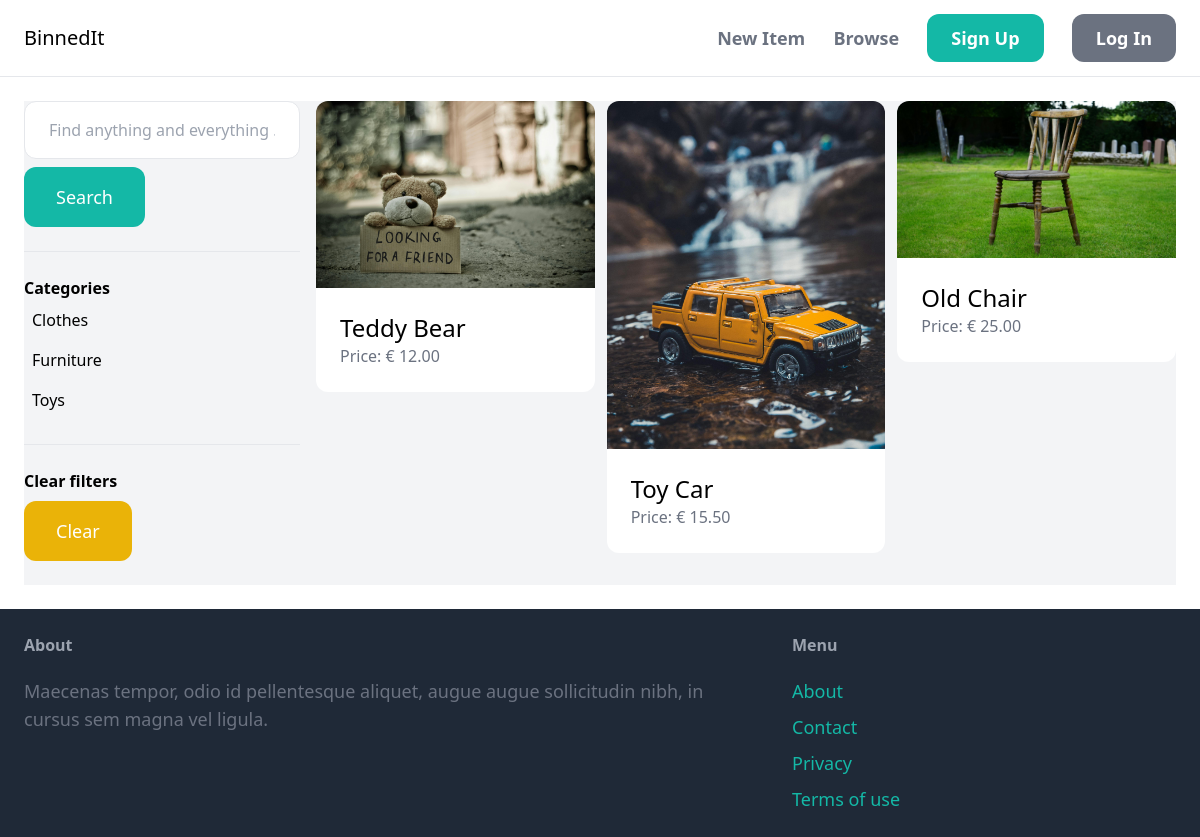
The app's page /items/ with its own data.
### item/models.py (models this page shows, shortened)
class Category(models.Model):
    name = models.CharField(max_length=255)
    class Meta:
        ordering = ('name',)
        verbose_name_plural = 'Categories'

class Item(models.Model):
    category = models.ForeignKey(
        Category, related_name='items', on_delete=models.CASCADE)
    name = models.CharField(max_length=255)
    description = models.TextField(blank=True, null=True)
    price = models.DecimalField(max_digits=999, decimal_places=2)
    image = models.ImageField(upload_to='item_images', blank=True, null=True)
    is_sold = models.BooleanField(default=False)
    created_by = models.ForeignKey(
        User, related_name='items', on_delete=models.CASCADE)
    created_at = models.DateTimeField(auto_now_add=True)

### item/views.py (the view)
# urls.py: path('items/', include('item.urls')),
def items(request):
    query = request.GET.get('query', '')
    category_id = request.GET.get('category', 0)
    categories = Category.objects.all()
    items = Item.objects.filter(is_sold=False)
    if category_id:
        items = items.filter(category_id=category_id)
    if query:
        items = items.filter(Q(name__icontains=query) |
                             Q(description__icontains=query))
    return render(request, 'item/items.html', {'items': items, 'query': query, 'categories': categories, 'category_id': int(category_id), })

### item/templates/item/items.html (shortened to what this page needs)
{% extends 'core/base.html' %}
{% block content %}
    <div class="pb-6 grid grid-cols-4 gap-4 bg-gray-100">
        <div class="col-span-1">
            <form method="get" action="{% url 'item:items' %}">
                <input name="query" class="w-full py-4 px-6 border rounded-xl" type="text" value="{{query}}" placeholder="Find anything and everything ...">
                <button class="mt-2 py-4 px-8 text-lg bg-teal-500 text-white rounded-xl">Search</button>
            </form>
            <hr class="my-6">
            <p class="font-semibold">Categories<p>
            <ul>
                {% for category in categories %}
                    <li class="py-2 px-2 rounded-xl{% if category.id == category_id %} bg-gray-200{% endif %}">
                        <a href="{% url 'item:items' %}?query={{ query }}&category={{ category.id }}">{{ category.name }}</a>
                    </li>
                {% endfor %}
            </ul>
            <hr class="my-6">
            <p class="font-semibold">Clear filters<p>
            <ul>
                <li><a href="{% url 'item:items' %}" class="mt-2 py-4 px-8 inline-block bg-yellow-500 text-lg text-white rounded-xl">Clear</a></li>
            </ul>
        </div>
        <div class="col-span-3">
            <div class="grid grid-cols-3 gap-3">
                {% for item in items %}
                    <div>
                        <a href="{% url 'item:detail' item.id %}">
                            <div>
                                <img src = "{{ item.image.url }}" class="rounded-t-xl">
                            </div>
                            <div class="p-6 bg-white rounded-b-xl">
                                <h2 class="text-2xl">{{item.name}}</h2>
                                <p class="text-gray-500">Price: € {{item.price}}</p>
                            </div>
                        </a>
                    </div>
                {% endfor %}
            </div>
        </div>
    </div>
{% endblock content %}

### records on screen
Category: name "Clothes"
Category: name "Furniture"
Category: name "Toys"
Item: image (picture), name "Teddy Bear", price "12.00"
Item: image (picture), name "Toy Car", price "15.50"
Item: image (picture), name "Old Chair", price "25.00"
